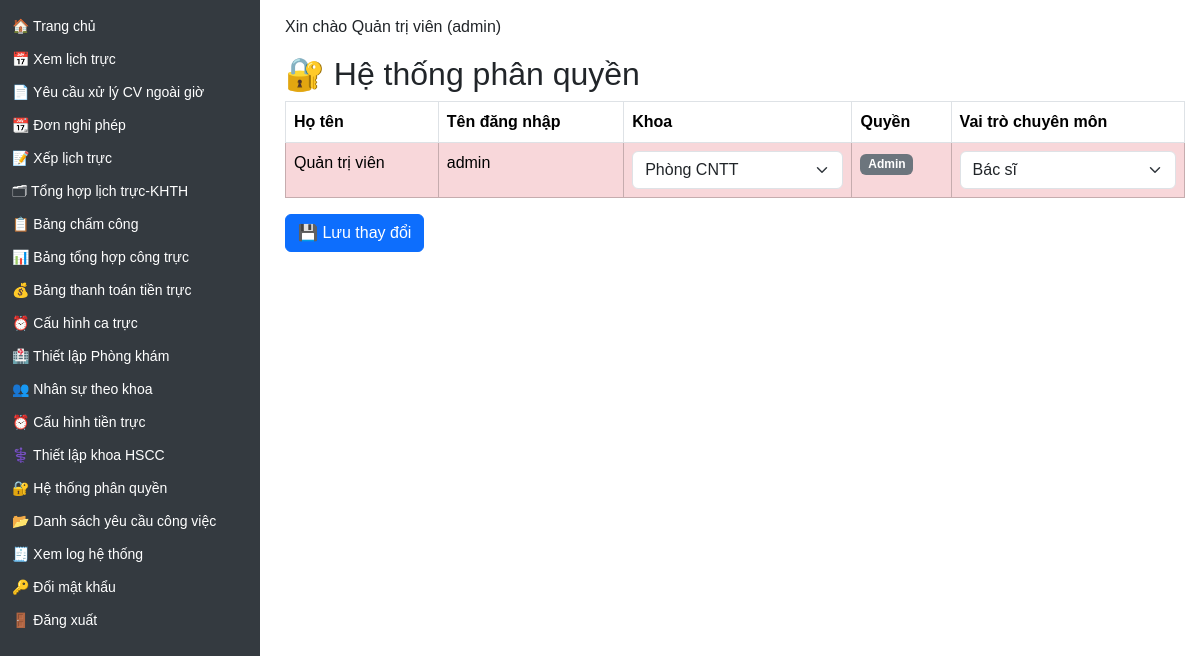
/roles (signed in), run on the app's committed database.
### models/user.py (models this page shows)
class User(db.Model, UserMixin):
    __tablename__ = 'user'
    id = db.Column(db.Integer, primary_key=True)
    name = db.Column(db.String(100), nullable=False)
    username = db.Column(db.String(50), unique=True, nullable=False)
    password = db.Column(db.String(100), nullable=False)
    role = db.Column(db.String(20))  # admin / manager / user
    department = db.Column(db.String(100))
    position = db.Column(db.String(50))  # Bác sĩ / Điều dưỡng / KTV...
    contract_type = db.Column(db.String(50))  # Hợp đồng / Biên chế / v.v.
    email = db.Column(db.String(120))
    phone = db.Column(db.String(20))
    start_year = db.Column(db.Integer)  # ✅ Năm vào công tác (mới thêm)
    schedules = relationship("Schedule", back_populates="user")
    leave_requests = relationship('LeaveRequest', back_populates='user')

### app.py (the view, shortened to what this page needs)
@app.route('/roles', methods=['GET', 'POST'])
def manage_roles():
    if session.get('role') != 'admin':
        return "Bạn không có quyền truy cập trang này."
    users = User.query.order_by(User.department).all()
    departments = [d[0] for d in db.session.query(User.department).distinct().all() if d[0]]
    roles = ['admin', 'manager', 'user']
    positions = [p[0] for p in db.session.query(User.position).filter(User.position != None).distinct().all()]
    return render_template('manage_roles.html',
                           users=users,
                           departments=departments,
                           roles=roles,
                           positions=positions)

### app.py (called while the page is built)
@login_manager.user_loader
def load_user(user_id):
    return db.session.get(User, int(user_id))

@app.context_processor
def inject_user():
    user = None
    if 'user_id' in session:
        user = db.session.get(User, session['user_id'])
    return dict(user=user)

@app.context_processor
def inject_helpers():
    return dict(get_titled_names=get_titled_names)

@app.context_processor
def inject_helpers():
    return dict(get_titled_names=get_titled_names)

### templates/manage_roles.html (shortened to what this page needs)
{% extends 'layout.html' %}
{% block content %}
<h2>🔐 Hệ thống phân quyền</h2>
<form method="POST">
  <table class="table table-bordered">
    <thead>
      <tr>
        <th>Họ tên</th>
        <th>Tên đăng nhập</th>
        <th>Khoa</th>
        <th>Quyền</th>
        <th>Vai trò chuyên môn</th>
      </tr>
    </thead>
    <tbody>
      {% for user in users %}
        <tr class="{% if user.role == 'admin' %}table-danger{% elif user.role == 'manager' %}table-warning{% else %}table-light{% endif %}">
          <td>{{ user.name }}</td>
          <td>{{ user.username }}</td>
          <td>
            <select name="department_{{ user.id }}" class="form-select">
              {% for d in departments %}
                <option value="{{ d }}" {% if user.department == d %}selected{% endif %}>{{ d }}</option>
              {% endfor %}
            </select>
          </td>
          <td>
            {% if user.id == session['user_id'] %}
              <span class="badge bg-secondary">{{ user.role.capitalize() }}</span>
            {% else %}
              <select name="role_{{ user.id }}" class="form-select">
                {% for r in roles %}
                  <option value="{{ r }}" {% if user.role == r %}selected{% endif %}>{{ r.capitalize() }}</option>
                {% endfor %}
              </select>
            {% endif %}
          </td>
          <td>
            <select name="position_{{ user.id }}" class="form-select">
              {% for p in positions %}
                <option value="{{ p }}" {% if user.position == p %}selected{% endif %}>{{ p }}</option>
              {% endfor %}
            </select>
          </td>
        </tr>
      {% endfor %}
    </tbody>
  </table>
  <button type="submit" class="btn btn-primary">💾 Lưu thay đổi</button>
</form>
{% endblock %}

### templates/layout.html (shortened to what this page needs)
<!DOCTYPE html>
<html lang="vi">
<head>
  <link rel="stylesheet" href="https://cdn.jsdelivr.net/npm/bootstrap@5.3.3/dist/css/bootstrap.min.css">
</head>
<body>
  <div class="sidebar">
    <ul>
      <li><a href="/">🏠 Trang chủ</a></li>
      {% if session.get('role') in ['admin', 'user', 'manager'] %}
	<li><a href="/schedule">📅 Xem lịch trực</a></li>
	<li><a href="/yeu-cau-xu-ly-cong-viec">📄 Yêu cầu xử lý CV ngoài giờ</a></li>
	<li><a href="/leaves">📆 Đơn nghỉ phép</a></li>
      {% endif %}
      {% if session.get('role') in ['admin', 'manager'] %}
	<li><a href="/assign">📝 Xếp lịch trực</a></li>
        <li><a href="/report-all">🗂 Tổng hợp lịch trực-KHTH</a></li>
        <li><a href="/bang-cham-cong">📋 Bảng chấm công</a></li>
	<li><a href="/tong-hop-cong-truc-view">📊 Bảng tổng hợp công trực</a></li>
        <li><a href="{{ url_for('shift_payment_view') }}">💰 Bảng thanh toán tiền trực</a></li>
        <li><a href="/shifts">⏰ Cấu hình ca trực</a></li>
        <li><a class="nav-link" href="/clinic-rooms">🏥 Thiết lập Phòng khám</a></li>
        <li><a href="/users-by-department">👥 Nhân sự theo khoa</a></li>
      {% endif %}
      {% if session.get('role') == 'admin' %}
        <li><a href="/shift-rate-config">⏰ Cấu hình tiền trực</a></li>
        <li><a href="/configure-hscc">⚕️ Thiết lập khoa HSCC</a></li>
        <li><a href="/roles">🔐 Hệ thống phân quyền</a></li>
	<li><a href="/danh-sach-yeu-cau">📂 Danh sách yêu cầu công việc</a></li>
	<li><a href="{{ url_for('view_log') }}">🧾 Xem log hệ thống</a></li>
      {% endif %}
      <li><a href="/change-password">🔑 Đổi mật khẩu</a></li>
      <li><a href="/logout">🚪 Đăng xuất</a></li>
    </ul>
  </div>
  <div class="content">
    {% if user %}
      <p class="d-print-none">Xin chào {{ user.name }} ({{ user.role }})</p>
    {% else %}
      <p>Xin chào Khách</p>
    {% endif %}
    {% block content %}{% endblock %}
  </div>
</body>
</html>

### templates/layout.html (style rules this page uses)
body { margin: 0; font-family: Arial, sans-serif; }
.sidebar { height: 100vh; width: 260px; position: fixed; top: 0; left: 0; background-color: #343a40; padding-top: 10px; color: white; }
.sidebar ul { list-style-type: none; padding: 0; }
.sidebar ul li { padding: 6px 12px; font-size: 14px; }
.sidebar ul li a { color: white; text-decoration: none; display: block; }
.content { margin-left: 270px; padding: 15px; }

### data on the page
User: name "Quản trị viên", role "admin", username "admin", department+id "Phòng CNTT", role "Admin", position+id "Bác sĩ"
